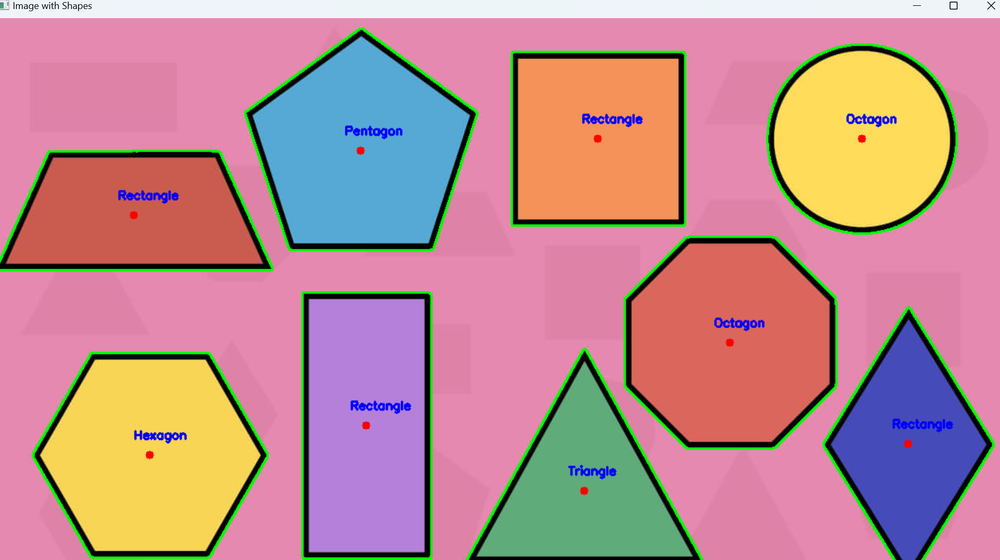
#> input picture 220939_shapedetectionimg.png, 1000 x 560 px, shrunk from 1885 x 1055 before the run
$ python -i q3_Saksham_220939_Assignment1_q3.py   (imports and definitions only)   (older library calls are emulated)
#> lines starting #> are read from the running program, lines starting #| are printed output that depends on the picture
import cv2
import numpy as np
import matplotlib.pyplot as plt

def Sobel(s):

#> called with s = '220939_shapedetectionimg.png'
    img = cv2.imread(s, cv2.IMREAD_GRAYSCALE)
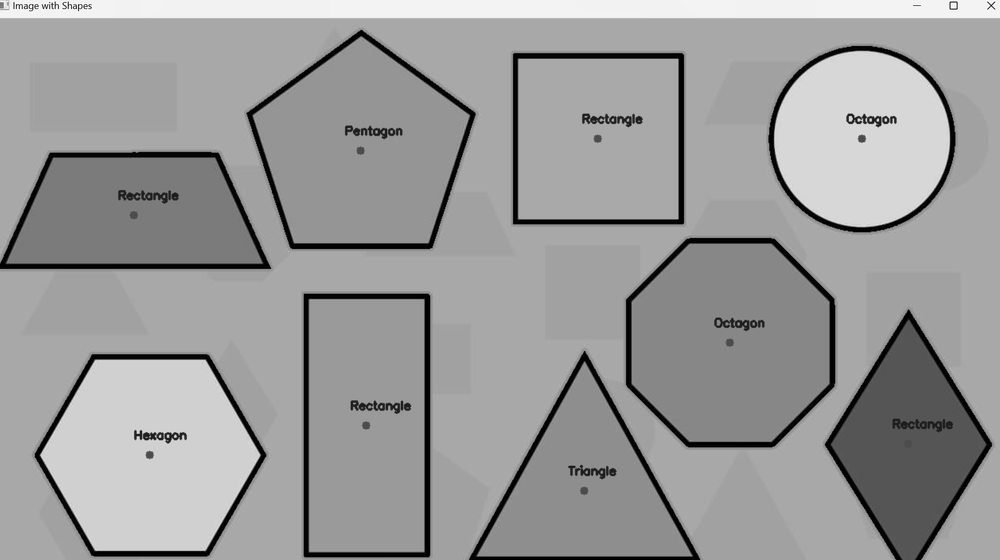
#> img: shape (560, 1000); min 0, max 255, mean 154.1


    sobelx = cv2.Sobel(img, cv2.CV_64F, 1, 0, ksize=3)
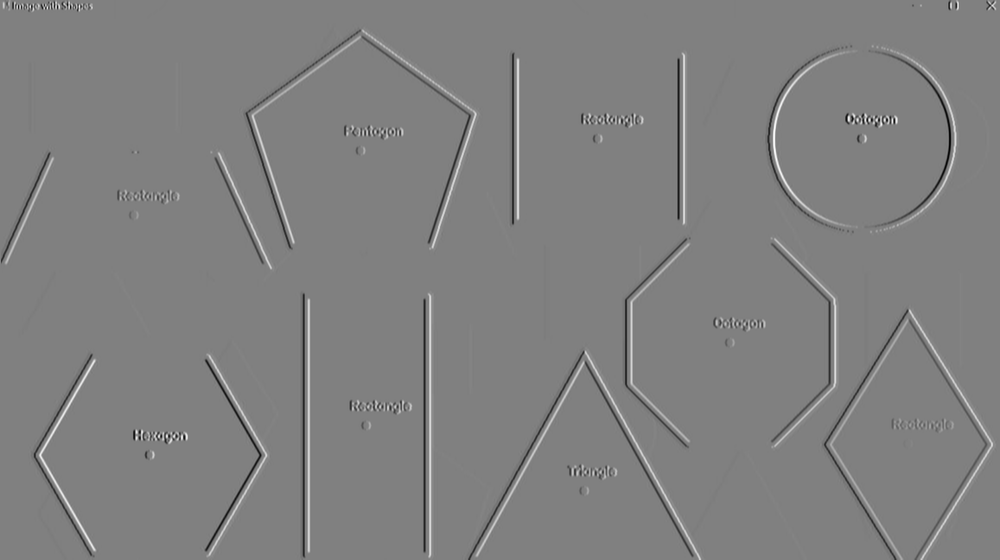
#> sobelx: shape (560, 1000) float64; min -840, max 832, mean 0; drawn with min black and max white


    sobely = cv2.Sobel(img, cv2.CV_64F, 0, 1, ksize=3)
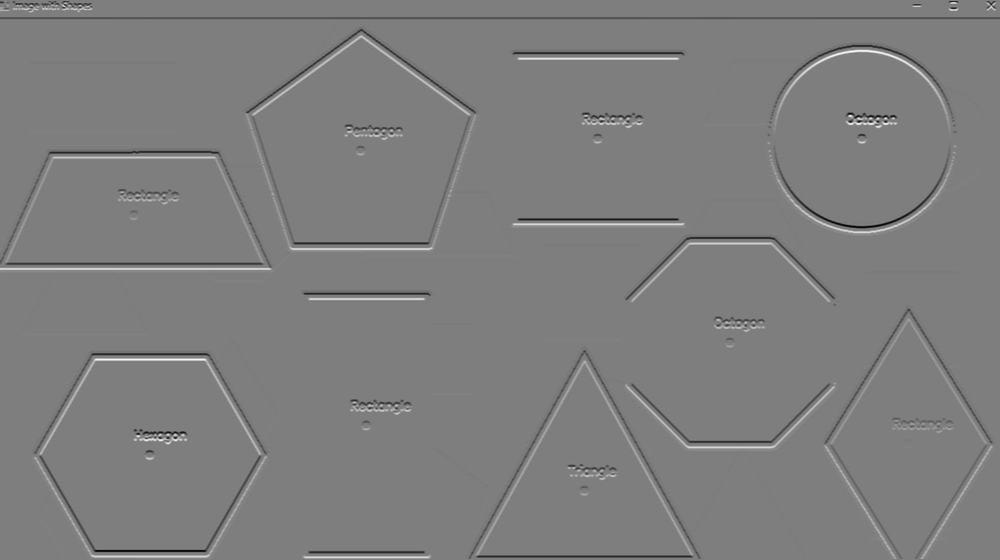
#> sobely: shape (560, 1000) float64; min -844, max 858, mean -1.7; drawn with min black and max white


    magnitude = np.sqrt(sobelx**2 + sobely**2)
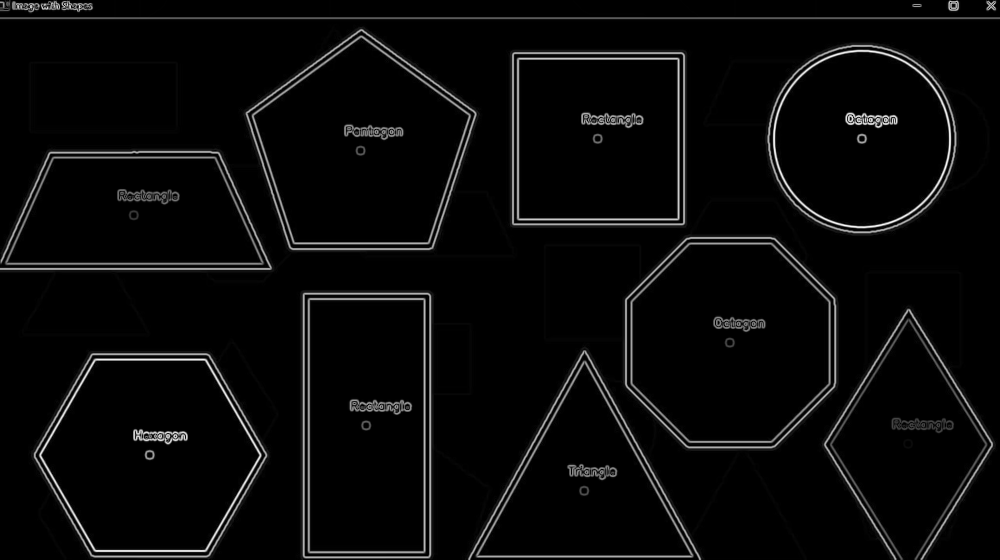
#> magnitude: shape (560, 1000) float64; min 0, max 860.4, mean 32.4; drawn with min black and max white


    magnitude_normalized = cv2.normalize(magnitude, None, 0, 255, cv2.NORM_MINMAX)


    plt.subplot(121), plt.imshow(img, cmap='gray')
    plt.title('Original Image'), plt.xticks([]), plt.yticks([])


    plt.subplot(122), plt.imshow(magnitude_normalized, cmap='gray')
    plt.title('Edge-Detected Image (Sobel Filter)'), plt.xticks([]), plt.yticks([])

    plt.show()

>>> result = Sobel('220939_shapedetectionimg.png')
